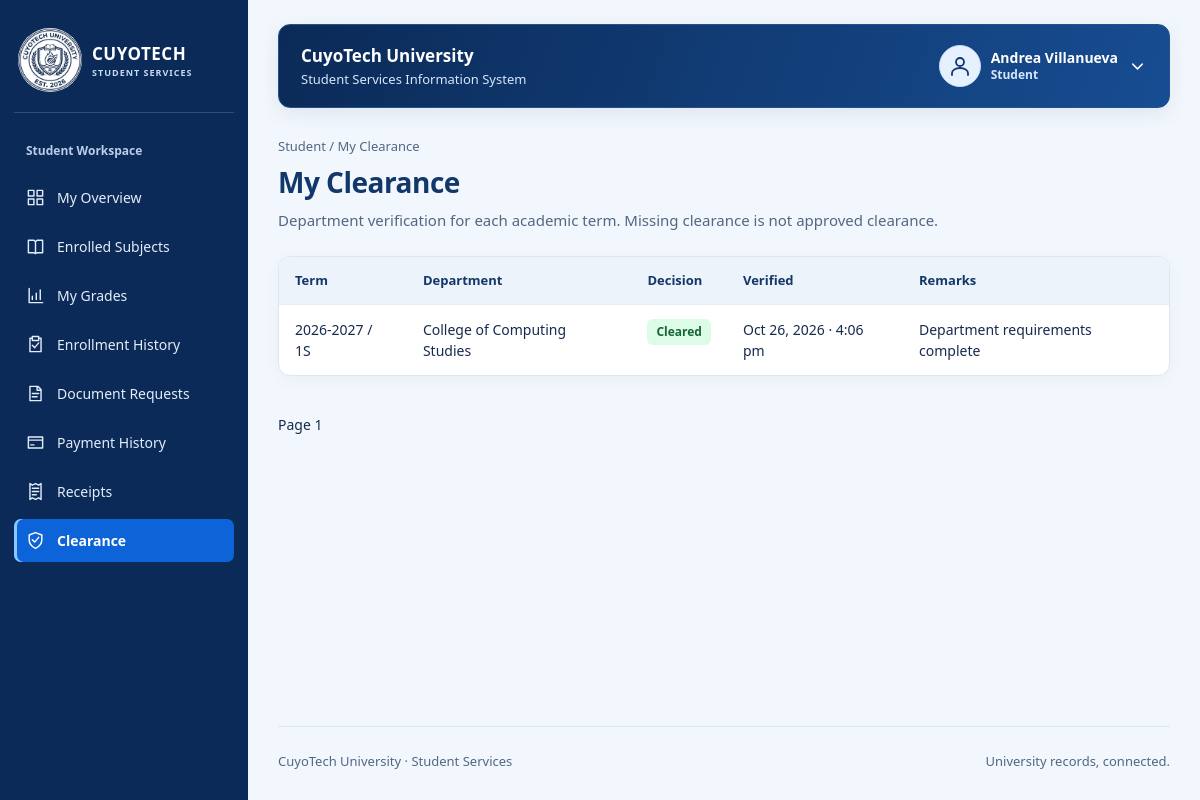
Page /student/clearance.php (signed in) on the committed database.
### tables this page shows
CREATE TABLE IF NOT EXISTS students (
    student_id INT AUTO_INCREMENT PRIMARY KEY,
    account_id INT NOT NULL UNIQUE,
    department_id INT NOT NULL,
    student_number VARCHAR(30) NOT NULL UNIQUE,
    first_name VARCHAR(200) NOT NULL,
    last_name VARCHAR(200) NOT NULL,
    academic_status VARCHAR(20) NOT NULL DEFAULT 'ACTIVE',
    FOREIGN KEY (account_id) REFERENCES accounts(account_id),
    FOREIGN KEY (department_id) REFERENCES departments(department_id)
);

CREATE TABLE IF NOT EXISTS accounts (
    account_id INT AUTO_INCREMENT PRIMARY KEY,
    email VARCHAR(254) NOT NULL UNIQUE,
    password_hash VARCHAR(255) NOT NULL,
    account_role VARCHAR(10) NOT NULL,
    is_active BOOLEAN NOT NULL DEFAULT TRUE,
    created_at DATETIME NOT NULL DEFAULT CURRENT_TIMESTAMP,
    updated_at DATETIME NOT NULL DEFAULT CURRENT_TIMESTAMP ON UPDATE CURRENT_TIMESTAMP
);

CREATE TABLE IF NOT EXISTS clearance_records (
    clearance_id INT AUTO_INCREMENT PRIMARY KEY,
    student_id INT NOT NULL,
    department_id INT NOT NULL,
    term_id INT NOT NULL,
    clearance_status VARCHAR(20) NOT NULL DEFAULT 'PENDING',
    verified_by_staff_id INT NULL,
    verified_at DATETIME NULL,
    remarks VARCHAR(500) NULL,
    UNIQUE (student_id, department_id, term_id),
    FOREIGN KEY (student_id) REFERENCES students(student_id),
    FOREIGN KEY (department_id) REFERENCES departments(department_id),
    FOREIGN KEY (term_id) REFERENCES academic_terms(term_id),
    FOREIGN KEY (verified_by_staff_id) REFERENCES staff_users(staff_id)
);

CREATE TABLE IF NOT EXISTS academic_terms (
    term_id INT AUTO_INCREMENT PRIMARY KEY,
    academic_year VARCHAR(9) NOT NULL,
    term_code VARCHAR(20) NOT NULL,
    starts_on DATE NOT NULL,
    ends_on DATE NOT NULL,
    UNIQUE (academic_year, term_code)
);

CREATE TABLE IF NOT EXISTS departments (
    department_id INT AUTO_INCREMENT PRIMARY KEY,
    department_code VARCHAR(20) NOT NULL UNIQUE,
    department_name VARCHAR(150) NOT NULL
);

### config/database.php (called while the page is built)
<?php
function config(): array
{
    return [
        'host' => '127.0.0.1',
        'port' => '3306',
        'database' => 'cuyotech_ssis_db',
        'username' => 'root',
        'password' => '',
        'base_url' => '/CuyoTech-SSIS',
        'campus_image' => '',
        'grade_values' => [],
    ];
}
function db(): PDO
{
    static $pdo;
    if (!$pdo) {
        $c = config();
        $pdo = new PDO(
            "mysql:host={$c['host']};port={$c['port']};dbname={$c['database']}",
            $c['username'],
            $c['password'],
            [
                PDO::ATTR_ERRMODE => PDO::ERRMODE_EXCEPTION,
                PDO::ATTR_DEFAULT_FETCH_MODE => PDO::FETCH_ASSOC,
                PDO::ATTR_EMULATE_PREPARES => false,
            ]
        );
        $pdo->exec("SET time_zone = '+00:00'");
    }
    return $pdo;
}

### includes/auth.php (called while the page is built, shortened)
<?php
require_once __DIR__ . '/functions.php';
function current_user(): ?array
{
    $user = one('SELECT a.account_id, a.email, a.account_role, a.is_active,
        COALESCE(s.first_name,f.first_name) AS first_name,COALESCE(s.last_name,f.last_name) AS last_name,
        s.student_id, s.department_id AS student_department_id, TRIM(CONCAT(s.first_name,CHAR(32),s.last_name)) AS student_name,
        f.staff_id, TRIM(CONCAT(f.first_name,CHAR(32),f.last_name)) AS staff_name, f.staff_role, f.access_scope, f.department_id
        FROM accounts a LEFT JOIN students s ON s.account_id=a.account_id
        LEFT JOIN staff_users f ON f.account_id=a.account_id WHERE a.account_id=?', [$_SESSION['account_id']]);
    $user['role'] = $user['account_role'] === 'STUDENT' ? 'STUDENT' : $user['staff_role'];
    $user['full_name'] = $user['student_name'] ?: $user['staff_name'];
    return $user;
}
function require_role(string ...$allowed): array
{
    $user = current_user();
    return $user;
}
function portal(array $user): string
{
    return strtolower($user['role']);
}

### student/clearance.php (the view, shortened to what this page needs)
<?php
require_once __DIR__ . '/../includes/auth.php';
$user = require_role('STUDENT');
$list = rows('SELECT c.*,d.department_name,t.academic_year,t.term_code FROM clearance_records c JOIN departments d ON d.department_id=c.department_id JOIN academic_terms t ON t.term_id=c.term_id WHERE c.student_id=? ORDER BY t.starts_on DESC' . page_limit(), [$user['student_id']]);
$title = 'My Clearance';
$subtitle = 'Department verification for each academic term. Missing clearance is not approved clearance.';
require __DIR__ . '/../includes/header.php';
?>
<section class="panel flush">
    <div class="table-wrap">
        <table>
            <thead>
                <tr>
                    <th>Term</th>
                    <th>Department</th>
                    <th>Decision</th>
                    <th>Verified</th>
                    <th>Remarks</th>
                </tr>
            </thead>
            <tbody>
                <?php foreach ($list as $row): ?>
                    <tr>
                        <td>
                            <?= e($row['academic_year'] . ' / ' . $row['term_code']) ?>
                        </td>
                        <td>
                            <?= e($row['department_name']) ?>
                        </td>
                        <td>
                            <?= badge($row['clearance_status']) ?>
                        </td>
                        <td>
                            <?= e(date_label($row['verified_at'])) ?>
                        </td>
                        <td>
                            <?= e($row['remarks']) ?>
                        </td>
                    </tr>
                <?php endforeach; ?>
            </tbody>
        </table>
    </div>
</section>
<?php pagination(); ?>
<?php require __DIR__ . '/../includes/footer.php'; ?>

### includes/header.php (shortened to what this page needs)
<!doctype html>
<html lang="en">
<head>
    <link rel="stylesheet" href="<?= e(url('assets/css/app.css')) ?>">
</head>
<body class="portal-layout">
    <header class="topbar">
        <div class="workspace-name">CuyoTech University<small>Student Services Information System</small></div>
        <button type="button" class="menu-toggle" aria-controls="portal-nav" aria-expanded="false"><?= icon('menu') ?> Menu</button>
        <details class="profile-menu">
            <summary aria-label="Open account menu">
                <span class="avatar"><?= icon('profile') ?></span>
                <span class="profile-identity"><strong><?= e($user['full_name']) ?></strong><small><?= e(ui_label($user['role'])) ?></small></span>
                <?= icon('chevron') ?>
            </summary>
        </details>
    </header>
    <div class="shell">
        <?php require __DIR__ . '/sidebar.php'; ?>
        <main class="content" id="main" tabindex="-1">
            <div class="eyebrow">
                <?= e(ui_label($user['role'])) ?> / <?= e(ucwords($title)) ?>
            </div>
            <div class="page-heading">
                <div>
                    <h1>
                        <?= e(ucwords($title)) ?>
                    </h1>
                    <?php if (!empty($subtitle)): ?><p><?= e($subtitle) ?></p><?php endif; ?>
                </div>
            </div>

### includes/functions.php (shortened to what this page needs)
<?php
require_once __DIR__ . '/../config/database.php';
function e($value): string
{
    return htmlspecialchars((string) ($value ?? ''), ENT_QUOTES | ENT_SUBSTITUTE, 'UTF-8');
}
function url(string $path): string
{
    return config()['base_url'] . '/' . ltrim($path, '/');
}
function query(string $sql, array $params = []): PDOStatement
{
    $stmt = db()->prepare($sql);
    $stmt->execute($params);
    return $stmt;
}
function rows(string $sql, array $params = []): array
{
    return query($sql, $params)->fetchAll();
}
function one(string $sql, array $params = []): ?array
{
    return query($sql, $params)->fetch() ?: null;
}
function input(string $name, string $default = ''): string
{
    $value = $_POST[$name] ?? $_GET[$name] ?? $default;
    return is_string($value) ? trim($value) : $default;
}
function date_label(?string $value): string
{
    return $value ? (new DateTimeImmutable($value, new DateTimeZone('UTC')))->setTimezone(new DateTimeZone('Asia/Manila'))->format('M j, Y · g:i a') : '—';
}
function badge(string $value): string
{
    return '<span class="badge ' . e(strtolower($value)) . '">' . e(ui_label($value)) . '</span>';
}
function page_limit(): string
{
    $page = max(1, min(100000, (int) input('page', '1')));
    return ' LIMIT 21 OFFSET ' . (($page - 1) * 20);
}
function pagination(): void
{
    $page = max(1, (int) input('page', '1'));
    echo '<nav class="pagination" aria-label="Pagination">';
    echo '<span>Page ' . e($page) . '</span>
</nav>';
}
function icon(string $name): string
{
    $aliases = ['accounts' => 'users', 'students' => 'student', 'departments' => 'building', 'courses' => 'graduation', 'subjects' => 'book', 'enrollments' => 'enrollment', 'terms' => 'calendar', 'grades' => 'results', 'document-requests' => 'file', 'service-catalog' => 'catalog', 'receipts' => 'receipt', 'payments' => 'payment', 'clearance' => 'shield', 'clearances' => 'shield', 'clearance-status' => 'shield', 'activity-log' => 'activity'];
    $paths = [
        'enrollment' => 'M8 4H5v17h14V4h-3 M8 2h8v5H8z M8 13l3 3 5-6',
        'student' => 'M5 21v-2a7 5 0 0 1 14 0v2 M8 8v3a4 4 0 0 0 8 0V8 M3 5l9-4 9 4-9 4z M21 5v7',
        'building' => 'M4 21V3h16v18 M2 21h20 M8 7h2 M14 7h2 M8 11h2 M14 11h2 M10 21v-6h4v6',
        'graduation' => 'M2 8l10-5 10 5-10 5z M6 11v6q6 5 12 0v-6 M22 8v10',
        'results' => 'M4 3v18h17 M8 17v-4 M13 17V9 M18 17V5',
        'receipt' => 'M5 2l3 2 4-2 4 2 3-2v20l-3-2-4 2-4-2-3 2z M8 8h8 M8 12h8 M8 16h5',
        'shield' => 'M12 2l8 3v6c0 5-4 9-8 11-4-2-8-6-8-11V5z m-4 9 3 3 5-6',
        'catalog' => 'M4 3h16v18H4z M8 7h2 M13 7h3 M8 12h2 M13 12h3 M8 17h2 M13 17h3',
        'back' => 'M20 12H4 m7-7-7 7 7 7',
        'chevron' => 'm6 9 6 6 6-6',
        'dashboard' => 'M3 3h7v7H3z M14 3h7v7h-7z M3 14h7v7H3z M14 14h7v7h-7z',
        'users' => 'M16 21v-2a4 4 0 0 0-4-4H6a4 4 0 0 0-4 4v2 M9 11a4 4 0 1 0 0-8 4 4 0 0 0 0 8 M17 4a4 4 0 0 1 0 8 M22 21v-2a4 4 0 0 0-3-4',
        'book' => 'M3 4h7l2 2 2-2h7v16h-7l-2 1-2-1H3z M12 6v15',
        'calendar' => 'M4 5h16v16H4z M8 2v6 M16 2v6 M4 11h16',
        'file' => 'M5 3h10l4 4v14H5z M14 3v5h5 M8 12h8 M8 16h6',
        'check' => 'm4 12 5 5L20 6',
        'close' => 'm6 6 12 12 M18 6 6 18',
        'payment' => 'M3 5h18v14H3z M3 9h18 M6 15h4',
        'activity' => 'M3 12h4l3-8 4 16 3-8h4',
        'profile' => 'M12 12a4 4 0 1 0 0-8 4 4 0 0 0 0 8 M4 21v-2a8 5 0 0 1 16 0v2',
        'search' => 'M10 17a7 7 0 1 0 0-14 7 7 0 0 0 0 14 m5-2 6 6',
        'add' => 'M12 4v16 M4 12h16',
        'edit' => 'm4 15 12-12 5 5L9 20H4z M14 5l5 5',
        'eye' => 'M2 12s4-7 10-7 10 7 10 7-4 7-10 7S2 12 2 12 M12 15a3 3 0 1 0 0-6 3 3 0 0 0 0 6',
        'logout' => 'M9 4H3v16h6 M9 12h12 m-5-5 5 5-5 5',
        'print' => 'M6 9V3h12v6 M6 17H3V9h18v8h-3 M6 14h12v7H6z',
        'menu' => 'M3 6h18 M3 12h18 M3 18h18',
        'delete' => 'M3 6h18 M9 6V3h6v3 M5 6l1 15h12l1-15 M10 10v7 M14 10v7',
    ];
    $name = $aliases[$name] ?? $name;
    $path = $paths[$name] ?? $paths['file'];
    return '<svg class="icon" viewBox="0 0 24 24" fill="none" stroke="currentColor" stroke-width="1.8" stroke-linecap="round" stroke-linejoin="round" aria-hidden="true" focusable="false"><path d="' . $path . '"/></svg>';
}
function ui_label(string $value): string
{
    $labels = ['ADMIN' => 'Administrator', 'DEPARTMENT' => 'Department Staff', 'UNIVERSITY' => 'University-wide'];
    return $labels[$value] ?? ucwords(strtolower(str_replace('_', ' ', $value)));
}
?>

### includes/sidebar.php
<?php
$menus = [
    'ADMIN' => ['dashboard' => 'Overview', 'accounts' => 'User accounts', 'service-catalog' => 'Service catalog', 'departments' => 'Departments', 'courses' => 'Courses', 'subjects' => 'Subjects', 'terms' => 'Academic terms', 'activity-log' => 'Request activity'],
    'STUDENT' => ['dashboard' => 'My overview', 'subjects' => 'Enrolled subjects', 'grades' => 'My grades', 'enrollments' => 'Enrollment history', 'document-requests' => 'Document requests', 'payments' => 'Payment history', 'receipts' => 'Receipts', 'clearance' => 'Clearance'],
    'REGISTRAR' => ['dashboard' => 'Registrar desk', 'enrollments' => 'Enrollments', 'grades' => 'Grade records', 'document-requests' => 'Document requests', 'clearance-status' => 'Clearance status'],
    'CASHIER' => ['dashboard' => 'Cashier desk', 'payments' => 'Payment verification', 'receipts' => 'Issued receipts'],
    'DEPARTMENT' => ['dashboard' => 'Department desk', 'clearances' => 'Clearance processing', 'students' => 'Department students'],
];
$page = basename($_SERVER['SCRIPT_NAME'], '.php');
$parentPages = [
    'account-create' => 'accounts',
    'account-edit' => 'accounts',
    'account-toggle' => 'accounts',
    'request-create' => 'document-requests',
    'request-details' => 'document-requests',
    'enrollment-details' => 'enrollments',
    'grade-entry' => 'grades',
    'payment-create' => 'payments',
    'payment-details' => 'payments',
    'verify-payment' => 'payments',
    'clearance-details' => 'clearances'
];
$activePage = $parentPages[$page] ?? $page;
?>
<nav class="sidebar" id="portal-nav" aria-label="Portal navigation">
    <a class="brand" href="<?= e(url(portal($user) . '/dashboard.php')) ?>">
        <span class="brand-emblem"><img class="university-logo" src="<?= e(url('assets/images/CuyoTech-Logo.png')) ?>" alt="" width="80" height="80"></span>
        <div>CUYOTECH<small>STUDENT SERVICES</small>
        </div>
    </a>
    <div class="label"><?= e(ui_label($user['role'])) ?> Workspace</div>
    <?php foreach ($menus[$user['role']] as $file => $label): ?>
        <a <?= $activePage === $file ? 'aria-current="page"' : '' ?> class="<?= $activePage === $file ? 'active' : '' ?>" href="<?= e(url(portal($user) . '/' . $file . '.php')) ?>">
            <?= icon($file) ?>
            <?= e(ucwords($label)) ?>
        </a>
    <?php endforeach; ?>
</nav>

### rows in the picture
students: account.account_role "Student", account.account_role "My Overview", account.account_role "Enrolled Subjects", account.account_role "My Grades", account.account_role "Enrollment History", account.account_role "Document Requests", account.account_role "Payment History", account.account_role "Receipts", account.account_role "Clearance"
clearance_records: term.term_code "2026-2027 / 1S", department.department_name "College of Computing Studies", clearance_status "Cleared", verified_at "Oct 26, 2026 · 4:06 pm", remarks "Department requirements complete"

### other values in the picture
$user['full_name'] "Andrea Villanueva"
$title "My Clearance"
$subtitle "Department verification for each academic term. Missing clearance is not approved clearance."
$page "1"
